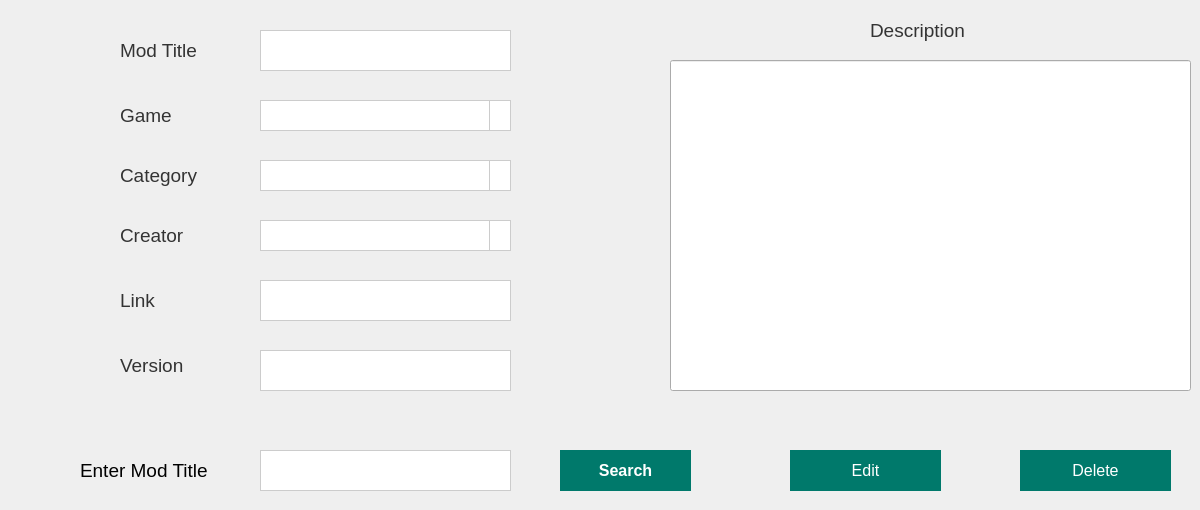
      <widget class="QWidget" name="tab_6">
       <attribute name="title">
        <string>Edit or Delete</string>
       </attribute>
       <widget class="QLineEdit" name="lineEdit_11">
        <property name="geometry">
         <rect>
          <x>260</x>
          <y>350</y>
          <width>251</width>
          <height>41</height>
         </rect>
        </property>
        <property name="styleSheet">
         <string notr="true">QLineEdit {
    background-color: #FFFFFF;
    border: 1px solid #CCCCCC;
}</string>
        </property>
       </widget>
       <widget class="QLabel" name="label_14">
        <property name="geometry">
         <rect>
          <x>120</x>
          <y>220</y>
          <width>121</width>
          <height>31</height>
         </rect>
        </property>
        <property name="font">
         <font>
          <pointsize>14</pointsize>
          <weight>50</weight>
          <bold>false</bold>
         </font>
        </property>
        <property name="styleSheet">
         <string notr="true">QLabel {
    color: #333333;
}</string>
        </property>
        <property name="text">
         <string>Creator</string>
        </property>
       </widget>
       <widget class="QLabel" name="label_15">
        <property name="geometry">
         <rect>
          <x>120</x>
          <y>160</y>
          <width>121</width>
          <height>31</height>
         </rect>
        </property>
        <property name="font">
         <font>
          <pointsize>14</pointsize>
          <weight>50</weight>
          <bold>false</bold>
         </font>
        </property>
        <property name="styleSheet">
         <string notr="true">QLabel {
    color: #333333;
}</string>
        </property>
        <property name="text">
         <string>Category</string>
        </property>
       </widget>
       <widget class="QLineEdit" name="lineEdit_12">
        <property name="geometry">
         <rect>
          <x>260</x>
          <y>280</y>
          <width>251</width>
          <height>41</height>
         </rect>
        </property>
        <property name="styleSheet">
         <string notr="true">QLineEdit {
    background-color: #FFFFFF;
    border: 1px solid #CCCCCC;
}</string>
        </property>
       </widget>
       <widget class="QLabel" name="label_16">
        <property name="geometry">
         <rect>
          <x>120</x>
          <y>40</y>
          <width>121</width>
          <height>21</height>
         </rect>
        </property>
        <property name="font">
         <font>
          <pointsize>14</pointsize>
          <weight>50</weight>
          <bold>false</bold>
         </font>
        </property>
        <property name="styleSheet">
         <string notr="true">QLabel {
    color: #333333;
}</string>
        </property>
        <property name="text">
         <string>Mod Title</string>
        </property>
       </widget>
       <widget class="QLabel" name="label_17">
        <property name="geometry">
         <rect>
          <x>120</x>
          <y>350</y>
          <width>121</width>
          <height>31</height>
         </rect>
        </property>
        <property name="font">
         <font>
          <pointsize>14</pointsize>
          <weight>50</weight>
          <bold>false</bold>
         </font>
        </property>
        <property name="styleSheet">
         <string notr="true">QLabel {
    color: #333333;
}</string>
        </property>
        <property name="text">
         <string>Version</string>
        </property>
       </widget>
       <widget class="QLabel" name="label_18">
        <property name="geometry">
         <rect>
          <x>120</x>
          <y>100</y>
          <width>121</width>
          <height>31</height>
         </rect>
        </property>
        <property name="font">
         <font>
          <pointsize>14</pointsize>
          <weight>50</weight>
          <bold>false</bold>
         </font>
        </property>
        <property name="styleSheet">
         <string notr="true">QLabel {
    color: #333333;
}</string>
        </property>
        <property name="text">
         <string>Game</string>
        </property>
       </widget>
       <widget class="QLabel" name="label_19">
        <property name="geometry">
         <rect>
          <x>120</x>
          <y>290</y>
          <width>121</width>
          <height>21</height>
         </rect>
        </property>
        <property name="font">
         <font>
          <pointsize>14</pointsize>
          <weight>50</weight>
          <bold>false</bold>
         </font>
        </property>
        <property name="styleSheet">
         <string notr="true">QLabel {
    color: #333333;
}</string>
        </property>
        <property name="text">
         <string>Link</string>
        </property>
       </widget>
       <widget class="QLineEdit" name="lineEdit_13">
        <property name="geometry">
         <rect>
          <x>260</x>
          <y>30</y>
          <width>251</width>
          <height>41</height>
         </rect>
        </property>
        <property name="styleSheet">
         <string notr="true">QLineEdit {
    background-color: #FFFFFF;
    border: 1px solid #CCCCCC;
}</string>
        </property>
       </widget>
       <widget class="QComboBox" name="comboBox_9">
        <property name="geometry">
         <rect>
          <x>260</x>
          <y>100</y>
          <width>251</width>
          <height>31</height>
         </rect>
        </property>
        <property name="styleSheet">
         <string notr="true">QComboBox {
    background-color: #FFFFFF;
    border: 1px solid #CCCCCC;
    padding: 5px;
    color: #333333;
}

QComboBox:hover {
    border: 1px solid #00796B;
}

QComboBox::drop-down {
    subcontrol-origin: padding;
    subcontrol-position: top right;
    width: 20px;
    border-left: 1px solid #CCCCCC;
    background-color: #FFFFFF;
}

QComboBox QAbstractItemView {
    background-color: #FFFFFF;
    border: 1px solid #CCCCCC;
    selection-background-color: #00796B;
    selection-color: #FFFFFF;
}
</string>
        </property>
       </widget>
       <widget class="QComboBox" name="comboBox_10">
        <property name="geometry">
         <rect>
          <x>260</x>
          <y>160</y>
          <width>251</width>
          <height>31</height>
         </rect>
        </property>
        <property name="styleSheet">
         <string notr="true">QComboBox {
    background-color: #FFFFFF;
    border: 1px solid #CCCCCC;
    padding: 5px;
    color: #333333;
}

QComboBox:hover {
    border: 1px solid #00796B;
}

QComboBox::drop-down {
    subcontrol-origin: padding;
    subcontrol-position: top right;
    width: 20px;
    border-left: 1px solid #CCCCCC;
    background-color: #FFFFFF;
}

QComboBox QAbstractItemView {
    background-color: #FFFFFF;
    border: 1px solid #CCCCCC;
    selection-background-color: #00796B;
    selection-color: #FFFFFF;
}
</string>
        </property>
       </widget>
       <widget class="QComboBox" name="comboBox_11">
        <property name="geometry">
         <rect>
          <x>260</x>
          <y>220</y>
          <width>251</width>
          <height>31</height>
         </rect>
        </property>
        <property name="styleSheet">
         <string notr="true">QComboBox {
    background-color: #FFFFFF;
    border: 1px solid #CCCCCC;
    padding: 5px;
    color: #333333;
}

QComboBox:hover {
    border: 1px solid #00796B;
}

QComboBox::drop-down {
    subcontrol-origin: padding;
    subcontrol-position: top right;
    width: 20px;
    border-left: 1px solid #CCCCCC;
    background-color: #FFFFFF;
}

QComboBox QAbstractItemView {
    background-color: #FFFFFF;
    border: 1px solid #CCCCCC;
    selection-background-color: #00796B;
    selection-color: #FFFFFF;
}
</string>
        </property>
       </widget>
       <widget class="QPushButton" name="pushButton_9">
        <property name="geometry">
         <rect>
          <x>560</x>
          <y>450</y>
          <width>131</width>
          <height>41</height>
         </rect>
        </property>
        <property name="font">
         <font>
          <pointsize>12</pointsize>
          <weight>75</weight>
          <bold>true</bold>
         </font>
        </property>
        <property name="styleSheet">
         <string notr="true">QPushButton {
    background-color: #00796B;
    color: #FFFFFF;
    border: none;
    padding: 5px 10px;
}

QPushButton:hover {
    background-color: #00574B;
}</string>
        </property>
        <property name="text">
         <string>Search</string>
        </property>
       </widget>
       <widget class="QPushButton" name="pushButton_10">
        <property name="geometry">
         <rect>
          <x>790</x>
          <y>450</y>
          <width>151</width>
          <height>41</height>
         </rect>
        </property>
        <property name="font">
         <font>
          <pointsize>12</pointsize>
         </font>
        </property>
        <property name="styleSheet">
         <string notr="true">QPushButton {
    background-color: #00796B;
    color: #FFFFFF;
    border: none;
    padding: 5px 10px;
}

QPushButton:hover {
    background-color: #00574B;
}</string>
        </property>
        <property name="text">
         <string>Edit</string>
        </property>
       </widget>
       <widget class="QPushButton" name="pushButton_11">
        <property name="geometry">
         <rect>
          <x>1020</x>
          <y>450</y>
          <width>151</width>
          <height>41</height>
         </rect>
        </property>
        <property name="font">
         <font>
          <pointsize>12</pointsize>
         </font>
        </property>
        <property name="styleSheet">
         <string notr="true">QPushButton {
    background-color: #00796B;
    color: #FFFFFF;
    border: none;
    padding: 5px 10px;
}

QPushButton:hover {
    background-color: #00574B;
}</string>
        </property>
        <property name="text">
         <string>Delete</string>
        </property>
       </widget>
       <widget class="QLineEdit" name="lineEdit_15">
        <property name="geometry">
         <rect>
          <x>670</x>
          <y>60</y>
          <width>521</width>
          <height>331</height>
         </rect>
        </property>
        <property name="styleSheet">
         <string notr="true">QLineEdit {
    background-color: #FFFFFF;
    border: 1px solid #CCCCCC;
}background-color: rgb(255, 255, 255);</string>
        </property>
       </widget>
       <widget class="QLabel" name="label_9">
        <property name="geometry">
         <rect>
          <x>870</x>
          <y>20</y>
          <width>121</width>
          <height>21</height>
         </rect>
        </property>
        <property name="font">
         <font>
          <pointsize>14</pointsize>
          <weight>50</weight>
          <bold>false</bold>
         </font>
        </property>
        <property name="styleSheet">
         <string notr="true">QLabel {
    color: #333333;
}</string>
        </property>
        <property name="text">
         <string>Description</string>
        </property>
       </widget>
       <widget class="QLineEdit" name="lineEdit_28">
        <property name="geometry">
         <rect>
          <x>260</x>
          <y>450</y>
          <width>251</width>
          <height>41</height>
         </rect>
        </property>
        <property name="styleSheet">
         <string notr="true">QLineEdit {
    background-color: #FFFFFF;
    border: 1px solid #CCCCCC;
}</string>
        </property>
       </widget>
       <widget class="QLabel" name="label_38">
        <property name="geometry">
         <rect>
          <x>80</x>
          <y>440</y>
          <width>161</width>
          <height>61</height>
         </rect>
        </property>
        <property name="font">
         <font>
          <pointsize>14</pointsize>
          <weight>50</weight>
          <bold>false</bold>
         </font>
        </property>
        <property name="text">
         <string>Enter Mod Title </string>
        </property>
       </widget>
      </widget>
